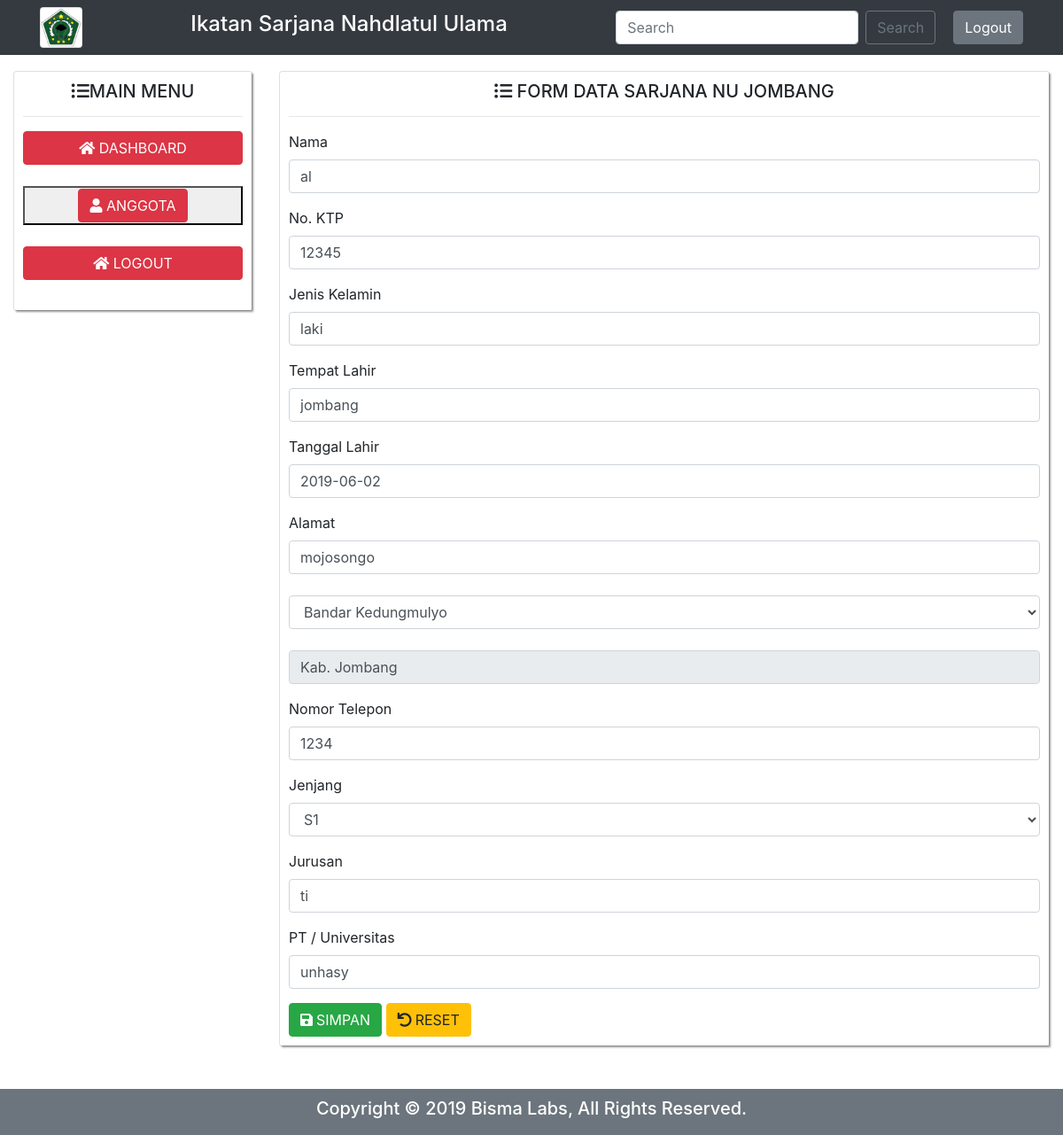
The page /admin/edit-anggota.php?id=2 on the database its author committed.
### tables this page shows
CREATE TABLE `anggota` (
  `id` int(11) NOT NULL,
  `id_user` int(11) NOT NULL,
  `nama` varchar(50) DEFAULT NULL,
  `no_ktp` varchar(50) DEFAULT NULL,
  `jenis_kelamin` varchar(50) DEFAULT NULL,
  `tempat_lahir` varchar(50) DEFAULT NULL,
  `tgl_lahir` date DEFAULT NULL,
  `dusun_desa` varchar(50) DEFAULT NULL,
  `kecamatan` varchar(50) DEFAULT NULL,
  `kota` varchar(50) DEFAULT NULL,
  `no_telepon` varchar(50) DEFAULT NULL,
  `jenjang` varchar(50) DEFAULT NULL,
  `jurusan` varchar(50) DEFAULT NULL,
  `pt_univ` varchar(50) DEFAULT NULL
);

### admin/edit-anggota.php (the view, shortened to what this page needs)
<?php
	include ('../config/koneksi.php');
	include ('part/header.php');
	include ('part/navbar.php');
	$id 		= $_GET['id'];
	$qCek		= mysqli_query($connect,"SELECT * FROM anggota WHERE id='$id'");
	while($row 	= mysqli_fetch_array($qCek)){
?>
	<div class="container-fluid" style="margin-top: 80px">
		<div class="row">
			<?php
				include ('part/sidebar.php');
			?>
			<div class="col-md-9">
				<div class="card">
					<div class="card-body">
						<h5 class="card-title text-center"><i class="fa fa-list-ul"></i> FORM DATA SARJANA NU JOMBANG</h5>
						<hr>
						<form method="post" action="update-anggota.php">
							<div class="form-group">
								<label>Nama</label>
								<input type="text" name="fnama" class="form-control" value="<?php echo $row['nama']; ?>">
							</div>
							<div class="form-group">
								<label>No. KTP</label>
								<input type="text" name="fno_ktp" maxlength="16" onkeypress="return hanyaAngka(event)" class="form-control" value="<?php echo $row['no_ktp']; ?>">
							</div>
							<div class="form-group">
								<label>Jenis Kelamin</label>
								<input type="text" name="fjenis_kelamin" class="form-control" value="<?php echo $row['jenis_kelamin']; ?>">
							</div>
							<div class="form-group">
								<label>Tempat Lahir</label>
								<input type="text" name="ftempat_lahir" class="form-control" value="<?php echo $row['tempat_lahir']; ?>">
							</div>
							<div class="form-group">
								<label>Tanggal Lahir</label>
								<input type="text" name="ftgl_lahir" class="form-control" value="<?php echo $row['tgl_lahir']; ?>">
							</div>
							<div class="form-group">
								<label>Alamat</label>
								<input type="text" name="fdusun_desa" class="form-control" value="<?php echo $row['dusun_desa']; ?>">
								<br>
								<select name="fkecamatan" class="form-control">
									<?php
									  	$qTampilKecamatan = "SELECT * FROM kecamatan";
									  	$tampilKecamatan = mysqli_query($connect, $qTampilKecamatan);
										while($rows = mysqli_fetch_assoc($tampilKecamatan) ){
									?>
   									<option value="<?php echo $rows['kecamatan']; ?>"><?php echo $rows['kecamatan']; ?></option>
									<?php
										}
									?>
								</select>
								<br>
								<input type="text" name="fkota" class="form-control" value="Kab. Jombang" readonly>
							</div>
							<div class="form-group">
								<label>Nomor Telepon</label>
								<input type="text" name="fno_telepon" class="form-control" value="<?php echo $row['no_telepon']; ?>">
							</div>
							<div class="form-group">
								<label>Jenjang</label>
								<select type="text" name="fjenjang" class="form-control" value="<?php echo $row['jenjang']; ?>">
									<option>S1</option>
								</select>
							</div>
							<div class="form-group">
								<label>Jurusan</label>
								<input type="text" name="fjurusan" class="form-control" value="<?php echo $row['jurusan']; ?>">
							</div>
							<div class="form-group">
								<label>PT / Universitas</label>
								<input type="text" name="fpt_univ" class="form-control" value="<?php echo $row['pt_univ']; ?>">
							</div>
							<button type="submit" class="btn btn-success" id="button1"><i class="fa fa-save mr-sm-1"></i>SIMPAN</button>
							<button type="reset" class="btn btn-warning"><i class="fas fa-undo mr-sm-1"></i>RESET</button>
						</form>
					</div>
				</div>
			</div>
		</div>
	</div>
<?php
	include ('part/footer.php');
	}
?>

### admin/part/sidebar.php
<div class="col-md-3">
	<div class="card">
		<div class="card-body">
			<h5 class="card-title text-center"><i class="fa fa-list-ul"></i>MAIN MENU</h5>
			<hr>
			<ul class="list-group">
				<li class="list btn btn-danger text-center" type="button" ><i class="fa fa-home"></i>
					DASHBOARD
				</li><br>
				<button onclick="window.location.href='anggota.php'"><li class="list btn btn-danger text-center" type="button" ><i class="fa fa-user"></i>
				ANGGOTA
				</li></button><br>
				<li class="list btn btn-danger text-center" type="button" ><i class="fa fa-home"></i>
				LOGOUT
				</li><br>
			</ul>
		</div>
	</div>
</div>

### admin/part/footer.php
	<div class="footer bg-secondary text-center mt-5" style="color: white">
		<div class="card-body">
		<h5>Copyright © 2019 Bisma Labs, All Rights Reserved.</h5>
  	</div>
</body>
</html>

### assets/css/style.css (style rules this page uses)
.card-body { box-shadow: 2px 2px 2px rgba(0,0,0,0.4); padding: 10px; }

### rows shown on the page
anggota: fnama "al", fno_ktp "12345", fjenis_kelamin "laki", ftempat_lahir "jombang", ftgl_lahir "2019-06-02", fdusun_desa "mojosongo", fno_telepon "1234", fjenjang "S1", fjurusan "ti", fpt_univ "unhasy"

### other values the page prints
form field fkecamatan "Bandar Kedungmulyo"
